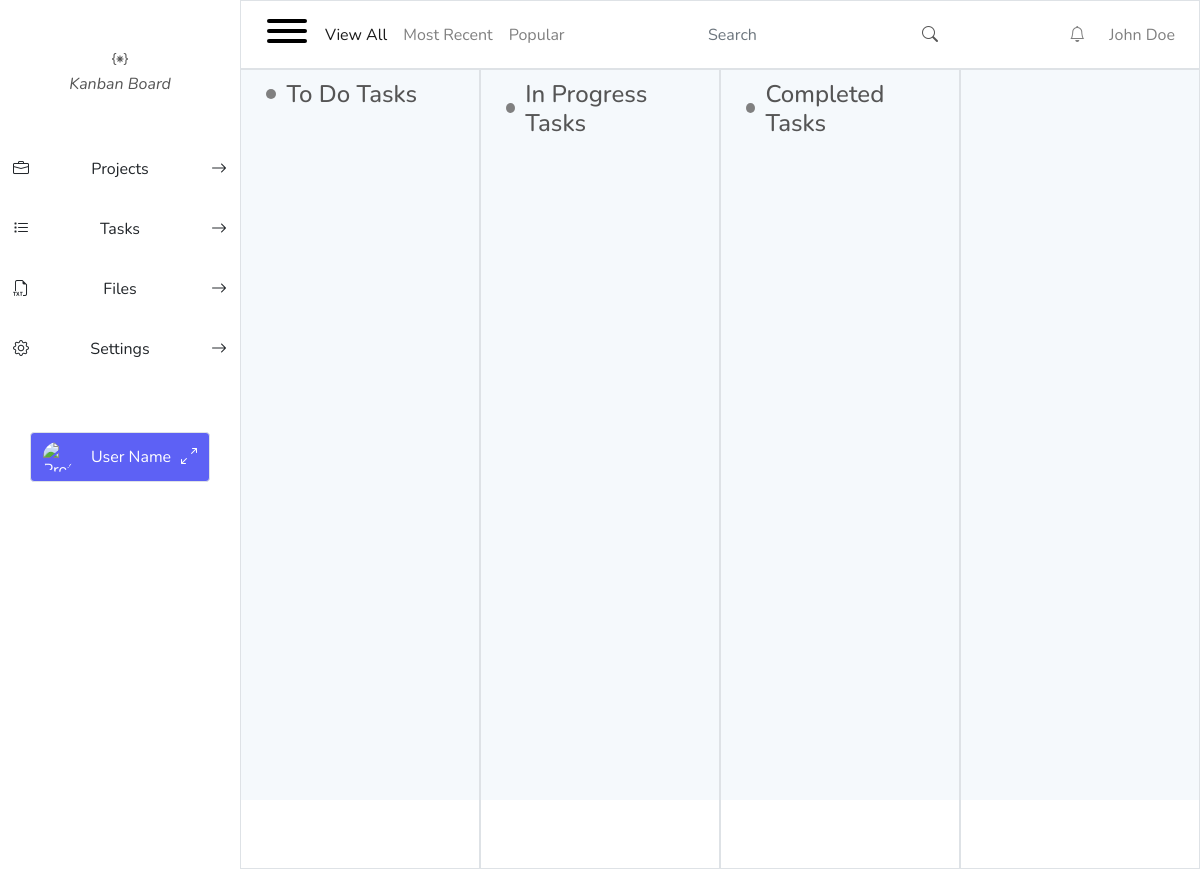
Before: / with the older database file.
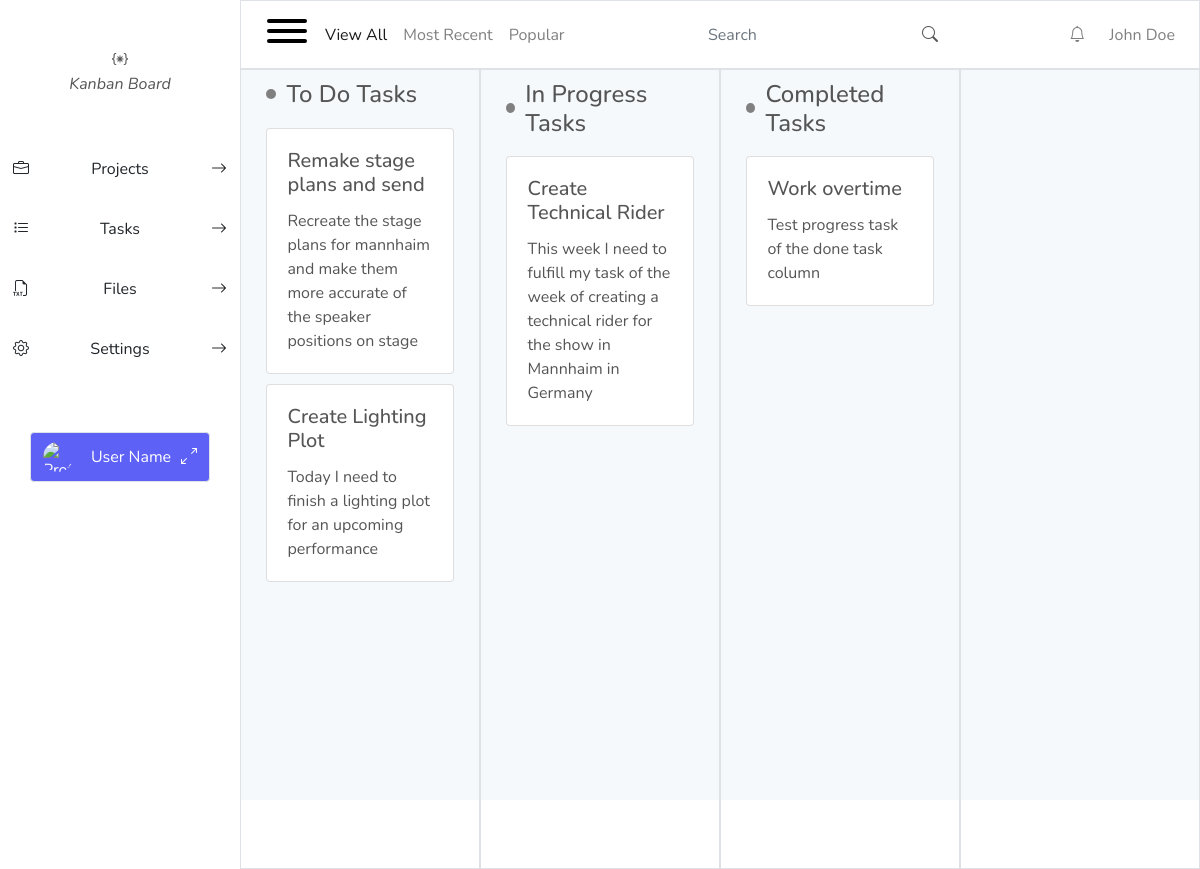
After: the same page with the newer database file.
### tasks/models.py (models this page shows, shortened)
class Tasks(models.Model):
    task = models.CharField(max_length=300, unique=True)
    author = models.ForeignKey(User, on_delete=models.CASCADE)
    content = models.TextField()
    status = models.IntegerField(choices=STATUS, default=0)
    created_at = models.DateTimeField(auto_now_add=True)
    updated_at = models.DateTimeField(auto_now=True)
    class Meta:
        ordering = ['-created_at']
        verbose_name_plural = "Task"

### home/views.py (the view)
# urls.py: path('', views.index, name='index'),
def index(request):
    tasks_todo = Tasks.objects.filter(status=0)
    tasks_inprog = Tasks.objects.filter(status=1)
    tasks_done = Tasks.objects.filter(status=2)
    todo_list = [{'task': task.task, 'content': task.content} for task in tasks_todo]
    inprog_list = [{'task': task.task, 'content': task.content} for task in tasks_inprog]
    done_list = [{'task': task.task, 'content': task.content} for task in tasks_done]
    context = {
        'todo_list': todo_list,
        'inprog_list': inprog_list,
        'done_list': done_list,
    }
    return render(request, 'home/index.html', context)

### home/templates/home/index.html (shortened to what this page needs)
{% load static %}
<!DOCTYPE html>
<html>
    <head>
        <link rel="stylesheet" href="https://stackpath.bootstrapcdn.com/bootstrap/4.4.1/css/bootstrap.min.css">
        <link rel="stylesheet" href="https://cdn.jsdelivr.net/npm/bootstrap-icons@1.10.3/font/bootstrap-icons.css">
        <link rel="stylesheet" href="{% static 'css/base.css' %}">
        <link rel="stylesheet" href="{% static 'css/hamburgers.css' %}">
    </head>
    <body>
        <div class="home-container">
            <div class="sidebar">
                <div class="logo w-100 my-5 text-center">
                    <i class="bi bi-braces-asterisk"><p class="">Kanban Board</p> </i>
                </div>
                <button class="btn menu-button flex-parent" type="button" data-toggle="collapse" data-target="#projects" aria-expanded="false" aria-controls="collapseExample">
                    <i class="bi bi-briefcase"></i>
                    <p class="flex-child">Projects</p>
                    <i class="bi bi-arrow-right"></i>
                </button>
                <button class="btn menu-button flex-parent" type="button" data-toggle="collapse" data-target="#tasks" aria-expanded="false" aria-controls="collapseExample">
                    <i class="bi bi-list-task"></i>
                    <p class="flex-child">Tasks</p>
                    <i class="bi bi-arrow-right"></i>
                </button>
                <button class="btn menu-button flex-parent" type="button" data-toggle="collapse" data-target="#files" aria-expanded="false" aria-controls="collapseExample">
                    <i class="bi bi-filetype-txt"></i>
                    <p class="flex-child">Files</p>
                    <i class="bi bi-arrow-right"></i>
                </button>
                <button class="btn menu-button flex-parent" type="button" data-toggle="collapse" data-target="#settings" aria-expanded="false" aria-controls="collapseExample">
                    <i class="bi bi-gear"></i>
                    <p class="flex-child">Settings</p>
                    <i class="bi bi-arrow-right"></i>
                </button>
                <div class="profile-sidebar my-5">
                  <button class="profile-btn btn rounded-5 position-relative border border-black d-flex align-items-center">
                    <img src="https://images.unsplash.com/photo-1494790108377-be9c29b29330?ixlib=rb-4.0.3&ixid=MnwxMjA3fDB8MHxwaG90by1wYWdlfHx8fGVufDB8fHx8&auto=format&fit=crop&w=687&q=80" alt="Profile image" style="border-radius: 50%; width: 30px; height: 30px;">
                    <span class="flex-grow-1 ml-2">User Name</span>
                    <i class="bi bi-arrows-angle-expand"></i>
                  </button>
                </div>
            </div>
            <div class="content">
                <nav class="navbar navbar-expand-lg navbar-light bg-white border border-black">
                    <div class="ham-menu hamburger hamburger--slider">
                      <div class="hamburger-box">
                        <div class="hamburger-inner"></div>
                      </div>
                    </div>
                    <div class="collapse navbar-collapse" id="navbarNav">
                      <ul class="navbar-nav mr-auto">
                        <li class="nav-item active">
                          <a class="nav-link" href="#">View All</a>
                        </li>
                        <li class="nav-item">
                          <a class="nav-link" href="#">Most Recent</a>
                        </li>
                        <li class="nav-item">
                          <a class="nav-link" href="#">Popular</a>
                        </li>
                      </ul>
                      <form class="form-inline my-2 my-lg-0">
                        <input class="form-control mr-sm-2" type="search" placeholder="Search" aria-label="Search">
                        <i class="bi bi-search"></i>
                      </form>
                      <ul class="navbar-nav ml-auto">
                        <li class="nav-item dropdown">
                          <a class="nav-link" href="#" id="notificationsDropdown" role="button" data-toggle="dropdown" aria-haspopup="true" aria-expanded="false">
                            <i class="bi bi-bell"></i>
                          </a>
                        </li>
                        <li class="nav-item dropdown">
                          <a class="nav-link" href="#" id="profileDropdown" role="button" data-toggle="dropdown" aria-haspopup="true" aria-expanded="false">
                            <span class="ml-2 d-none d-lg-inline">John Doe</span>
                          </a>
                        </li>
                      </ul>
                    </div>
                </nav>
                <div class="row">
                  <div class="col col-sm-6 col-md-3 border border-black">
                    <div class="task-header">
                      <div class="circle"></div>
                      <h4 class="task-title">To Do Tasks</h4>
                    </div>
                    {% for todo in todo_list %}
                      <div class="card">
                        <div class="card-body">
                          <h5 class="card-title">{{ todo.task }}</h5>
                          <p class="card-text">{{ todo.content }}</p>
                        </div>
                      </div>
                    {% endfor %}
                  </div>
                  <div class="col col-sm-6 col-md-3 border border-black">
                    <div class="task-header">
                      <div class="circle"></div>
                      <h4 class="task-title">In Progress Tasks</h4>
                    </div>
                    {% for inprog in inprog_list %}
                      <div class="card">
                        <div class="card-body">
                          <h5 class="card-title">{{ inprog.task }}</h5>
                          <p class="card-text">{{ inprog.content }}</p>
                        </div>
                      </div>
                    {% endfor %}
                  </div>
                  <div class="col col-sm-6 col-md-3 border border-black">
                    <div class="task-header">
                      <div class="circle"></div>
                      <h4 class="task-title">Completed Tasks</h4>
                    </div>
                    {% for done in done_list %}
                      <div class="card">
                        <div class="card-body">
                          <h5 class="card-title">{{ done.task }}</h5>
                          <p class="card-text">{{ done.content }}</p>
                        </div>
                      </div>
                    {% endfor %}
                  </div>
                  <div class="col col-sm-6 col-md-3 border border-black">
                  </div>
                </div>
            </div>
        </div>
    </body>
</html>

### static/css/base.css (style rules this page uses)
:root { --opacity-level: 1; --tab-width: 20%; --tab-open: 0px; --tab-closed: -40px; --open-width: 20%; --closed-width: -20%; --new-task:grey; --to-do:blue; --in-progress:pink; --later: orange; }
html { height: 100%; }
body { background-size: cover; height: 100vh; width: 100vw; color: #555; background-color: white; font-family: 'Nunito', sans-serif; }
.home-container { display: flex; width: 100%; height: 100%; }
.content { height: 100%; flex: 1; background-color: #F5F9FC; }
.sidebar { opacity: var(--opacity-level); background-color: white; width: var(--tab-width); transition: width 0.3s ease-in-out; }
.form-control { border: none !important; outline: none !important; box-shadow: none !important; }
.flex-parent { display: flex; padding-top: 5%; }
.flex-child { flex: 1; }
.menu-button { width: 100%; }
.bi { transition: all 0.3s ease; }
ul { list-style: none; margin: 0; padding: 0; }
.profile-sidebar { margin: 0; padding: 0; width: 100%; display: flex; justify-content: center; align-items: center; }
.profile-btn { justify-content: center; align-items: center; width: 75%; height: 50px; color: white; background-color: #5d61f5; }
.row { margin: 0; padding: 0; height: 100%; width: 100%; }
.card { margin: 5%; }
.task-header { display: flex; align-items: center; margin: 0; padding-top: 5%; padding-right: 5%; padding-left: 5%; padding-bottom: 0; }
.circle { width: 10px; height: 10px; border-radius: 50%; background-color: var(--new-task); margin-right: 10px; margin-bottom: 10px; }
.ham-menu { border: 1px solid red; }

### static/css/hamburgers.css (style rules this page uses)
.hamburger { padding: 10px 10px; display: inline-block; cursor: pointer; transition-property: opacity, filter; transition-duration: 0.15s; transition-timing-function: linear; font: inherit; color: inherit; text-transform: none; background-color: transparent; border: 0; margin: 0; overflow: visible; }
.hamburger-box { width: 40px; height: 24px; display: inline-block; position: relative; }
.hamburger-inner { display: block; top: 50%; margin-top: -2px; }
.hamburger-inner, .hamburger-inner::before, .hamburger-inner::after { width: 40px; height: 4px; background-color: #000; border-radius: 4px; position: absolute; transition-property: transform; transition-duration: 0.15s; transition-timing-function: ease; }
.hamburger-inner::before, .hamburger-inner::after { content: ""; display: block; }
.hamburger-inner::before { top: -10px; }
.hamburger-inner::after { bottom: -10px; }
.hamburger--slider .hamburger-inner { top: 2px; }
.hamburger--slider .hamburger-inner::before { top: 10px; transition-property: transform, opacity; transition-timing-function: ease; transition-duration: 0.15s; }
.hamburger--slider .hamburger-inner::after { top: 20px; }

Changed rows visible on the page:
added Tasks: task "Remake stage plans and send", content "Recreate the stage plans for mannhaim and make them more accurate of the speaker positions on stage"
now on this page (row edited): Tasks: task "Create Lighting Plot", content "Today I need to finish a lighting plot for an upcoming performance"
now on this page (row edited): Tasks: task "Create Technical Rider", content "This week I need to fulfill my task of the week of creating a technical rider for the show in Mannhaim in Germany"
now on this page (row edited): Tasks: task "Work overtime", content "Test progress task of the done task column"
